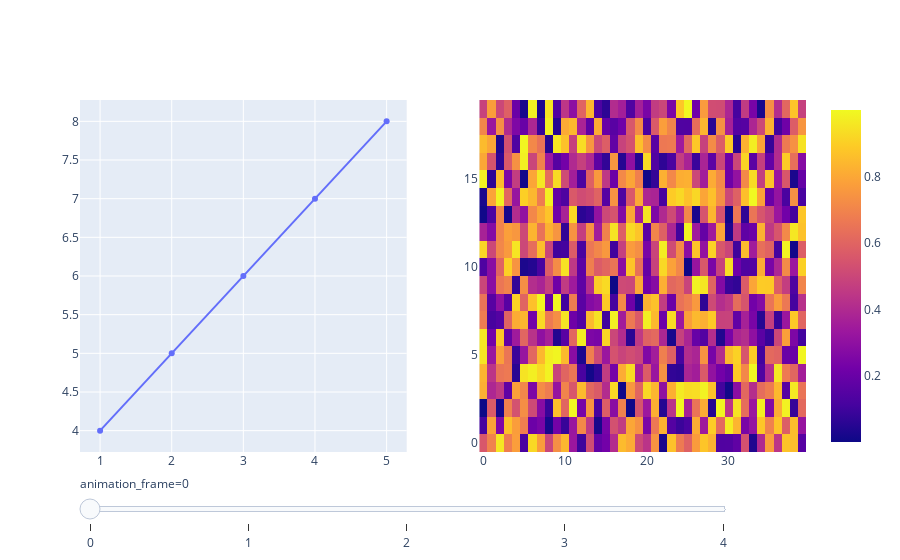

Notebook source saved alongside this figure:
### Code cell
from plotly.subplots import make_subplots
import plotly.graph_objects as go
import plotly.express as px
import pandas as pd
import numpy as np

imgR = np.random.rand(20, 40)

fig = make_subplots(rows=1, cols=2)
x = [1, 2, 3, 4, 5]
y = [4, 5, 6, 7, 8]

fig.add_trace(go.Scatter(x=[1, 2, 3, 4, 5], y=[4, 5, 6, 7, 8]), row=1, col=1)
fig.add_trace(px.imshow(imgR).data[0], row=1, col=2)

frames = []
for i in range(5):
    if i > 0:
        np.random.shuffle(x)
        np.random.shuffle(y)
    # need to name the frame for slider, plus make sure both traces are using
    # correct axes
    frames.append(
        go.Frame(
            name=str(i),
            data=[
                go.Scatter(x=x, y=y),
                px.imshow(np.random.rand(20, 40) if i > 0 else imgR)
                .update_traces(xaxis="x2", yaxis="y2")
                .data[0],
            ],
        )
    )

# now have all parts to puild figure
figa = go.Figure(data=fig.data, frames=frames, layout=fig.layout)

# add slider
figa.update_layout(
    sliders=[
        {
            "active": 0,
            "currentvalue": {"prefix": "animation_frame="},
            "len": 0.9,
            "steps": [
                {
                    "args": [
                        [fr.name],
                        {
                            "frame": {"duration": 0, "redraw": True},
                            "mode": "immediate",
                            "fromcurrent": True,
                        },
                    ],
                    "label": fr.name,
                    "method": "animate",
                }
                for fr in figa.frames
            ],
        }
    ],
)

### Figure 1 — Plotly figure (JSON) as saved in the notebook; plotly's stock layout.template omitted (floating-point values rounded to 4 significant figures; data arrays with more than 128 entries replaced by an {"elided": "..."} marker saying what was removed)
{"data": [{"type": "scatter", "x": [1, 2, 3, 4, 5], "xaxis": "x", "y": [4, 5, 6, 7, 8], "yaxis": "y"}, {"coloraxis": "coloraxis", "hovertemplate": "x: %{x}<br>y: %{y}<br>color: %{z}<extra></extra>", "name": "0", "type": "heatmap", "xaxis": "x2", "yaxis": "y2", "z": {"elided": "20x40 float values"}}], "layout": {"sliders": [{"active": 0, "currentvalue": {"prefix": "animation_frame="}, "len": 0.9, "steps": [{"args": [["0"], {"frame": {"duration": 0, "redraw": true}, "fromcurrent": true, "mode": "immediate"}], "label": "0", "method": "animate"}, {"args": [["1"], {"frame": {"duration": 0, "redraw": true}, "fromcurrent": true, "mode": "immediate"}], "label": "1", "method": "animate"}, {"args": [["2"], {"frame": {"duration": 0, "redraw": true}, "fromcurrent": true, "mode": "immediate"}], "label": "2", "method": "animate"}, {"args": [["3"], {"frame": {"duration": 0, "redraw": true}, "fromcurrent": true, "mode": "immediate"}], "label": "3", "method": "animate"}, {"args": [["4"], {"frame": {"duration": 0, "redraw": true}, "fromcurrent": true, "mode": "immediate"}], "label": "4", "method": "animate"}]}], "xaxis": {"anchor": "y", "domain": [0, 0.45]}, "xaxis2": {"anchor": "y2", "domain": [0.55, 1]}, "yaxis": {"anchor": "x", "domain": [0, 1]}, "yaxis2": {"anchor": "x2", "domain": [0, 1]}}}
